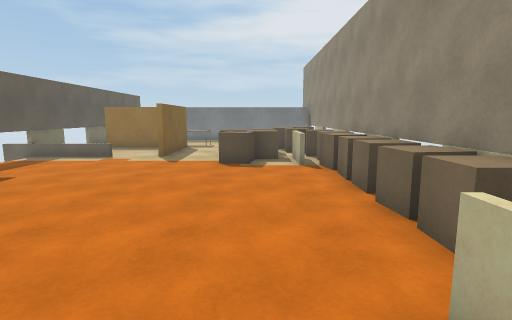
view 1 (above)

17 first-person views from a walk through a 3-D level made in the Unity game engine. The camera is 1.5 m above the floor, tilts 8° down and sees 80° across. The floor is counted in squares, 1 m on a side. Each view is taken from the middle of a square. On the plan, view 1 faces up. The plan holds only what a view shows up to about 15 squares ahead; the rest is blank. The player character is not drawn. Some animated figures are left out. Surface patterns are stand-ins for the level's own textures.

view 2
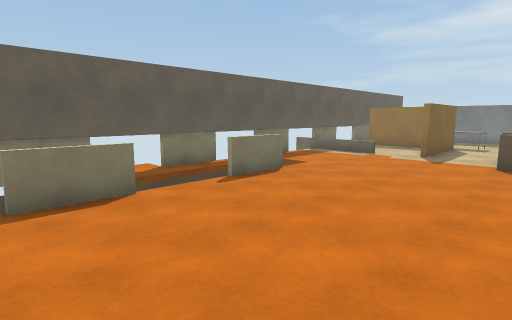

view 3
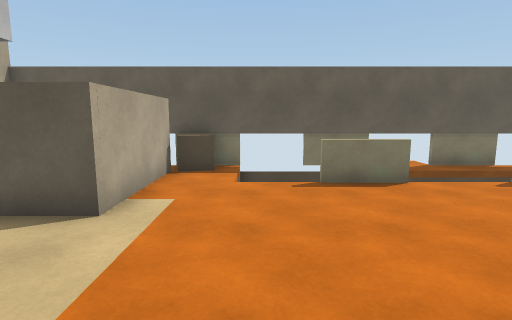

view 4
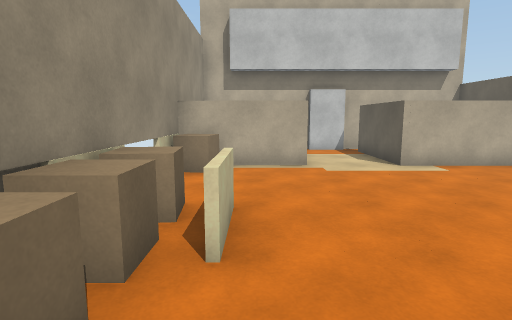

view 5
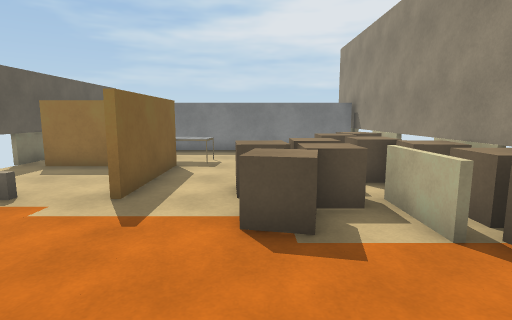

view 6
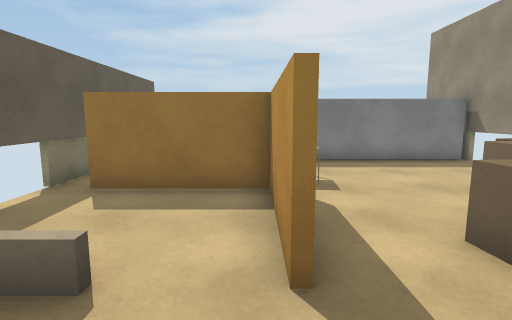

view 7
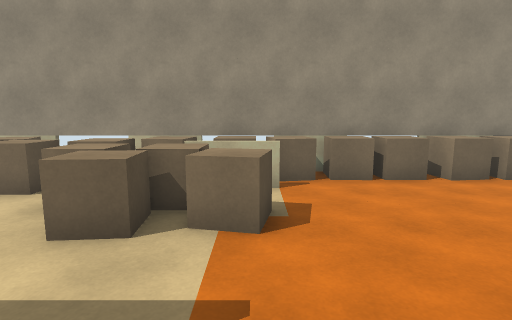

view 8
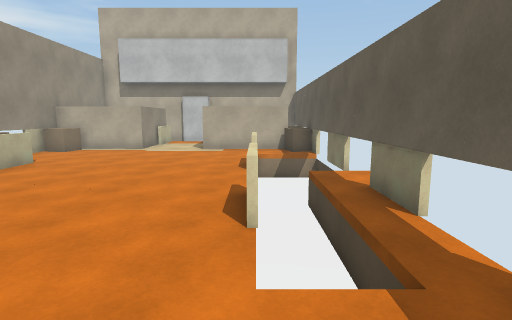

view 9
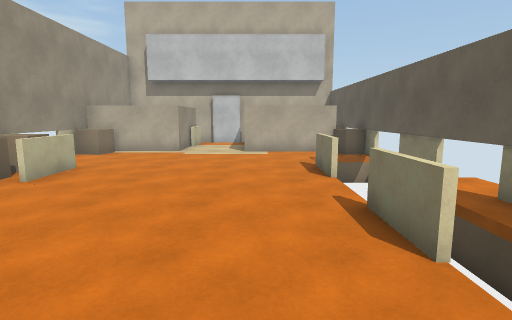

view 10
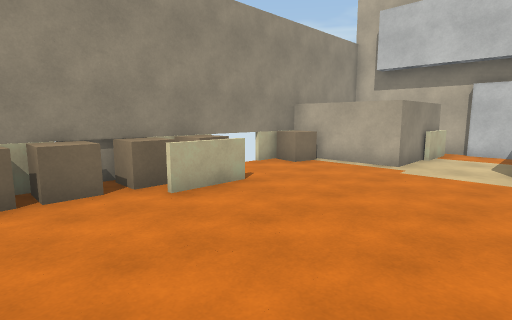

view 11
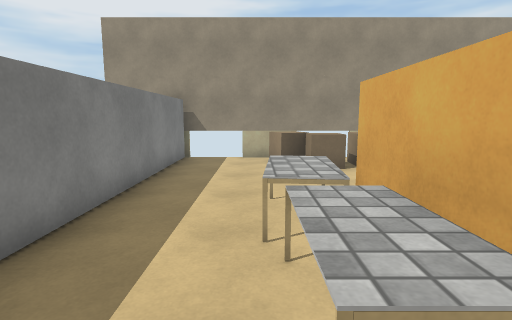

view 12
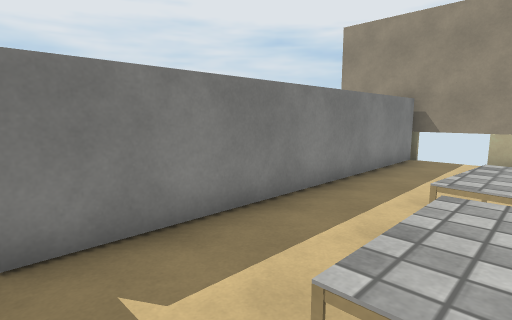

view 13
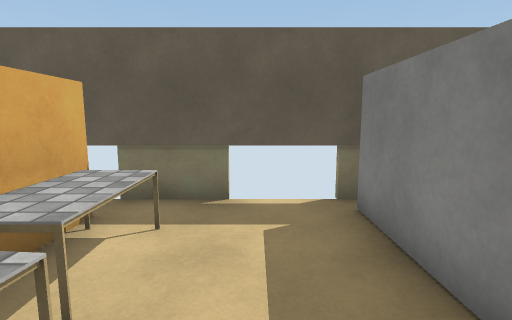

view 14
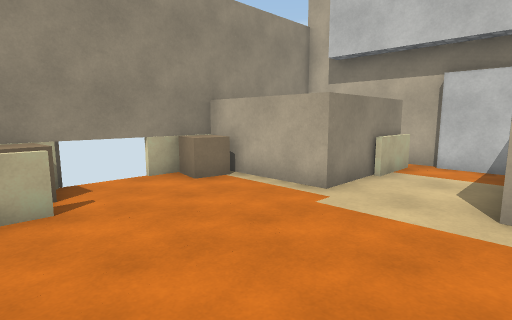

view 15
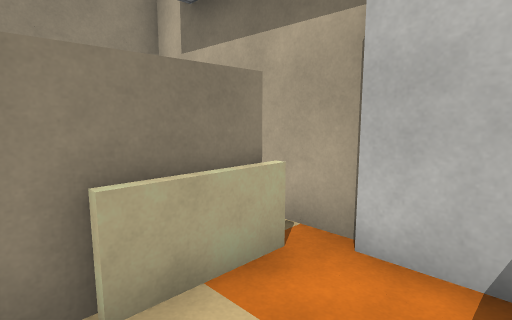

view 16
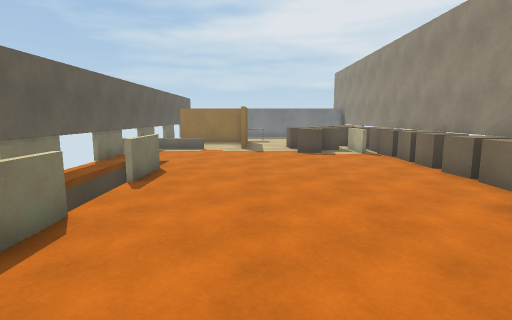

view 17
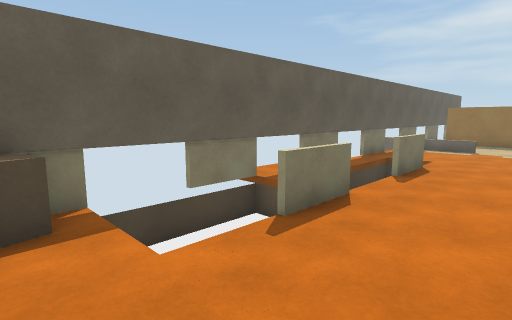

### Floor plan
Key: @ floor where view 1 was taken; # wall or solid block; x gap in a wall; . floor; = window, fence, low wall or low ledge; ^ raised ledge; v drop or lower ground; O other object.
Columns run from 9 left of view 1 to 4 right of it. Each row starts with its distance up from view 1.
 20 ##############
 19 #............#
 18 #............#
 17 #.OOOOO......#
 16 #.OOOOO....OO#
 15 #.####....OO##
 14 #....#....OO##
 13 #....#...OOO##
 12 #....#..OOOOO#
 11 #.......OOOOO#
 10 #.......OO.OO#
  9 #........  OO#
  8 #.......   OO#
  7 #. v....   OO#
  6 #.vO.....  OO#
  5 #.v=....  .OO#
  4 #.vx....   OO#
  3 #.vv.....  OO#
  2 #.vO..... OOO#
  1 #vv=..... .OO#
  0 #vv=.... @.OO#
 -1 #vvv.... .   #
 -2 #vvv....  .  #
 -3 #O......    O#
 -4 #O#........OO
 -5 ######...####
 -6      #...#
 -7      #..^#
 -8      #..^#
 -9      #...#
-10      #####

Where each view was taken, in squares from view 1:
view 1: 0 up, 0 right, facing up
view 2: 1 down, 0 right, facing up-left
view 3: 2 down, 1 right, facing left
view 4: 5 up, 1 right, facing down
view 5: 6 up, 1 left, facing up
view 6: 9 up, 4 left, facing up
view 7: 10 up, 5 left, facing right
view 8: 10 up, 6 left, facing down
view 9: 9 up, 4 left, facing down
view 10: 5 up, 4 left, facing down-right
view 11: 17 up, 8 left, facing right
view 12: 16 up, 8 left, facing up-right
view 13: 18 up, 3 left, facing left
view 14: 1 up, 4 left, facing down-right
view 15: 6 down, 3 left, facing down-right
view 16: 3 down, 3 left, facing up
view 17: 4 down, 3 left, facing up-left
